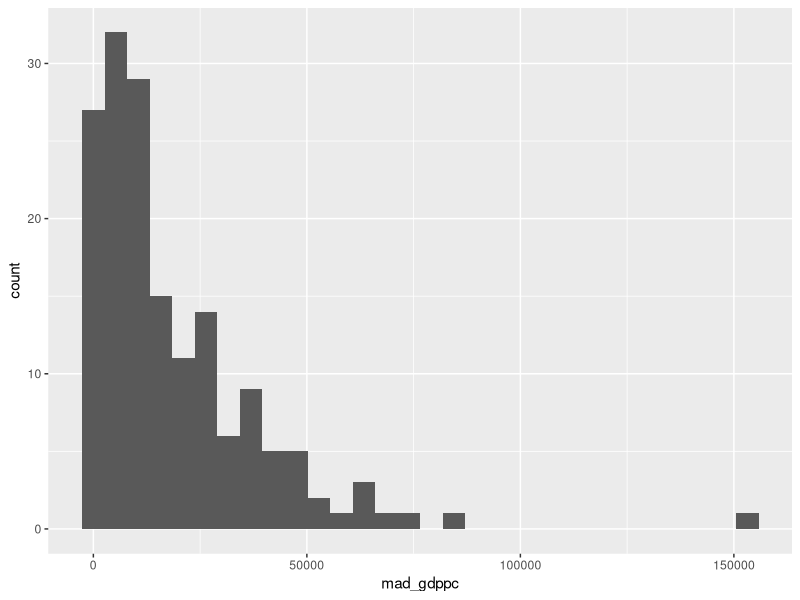
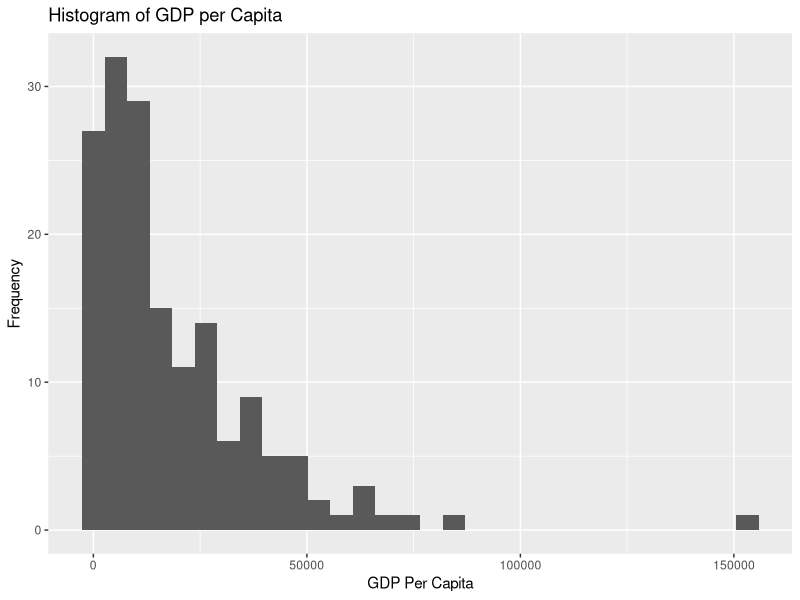
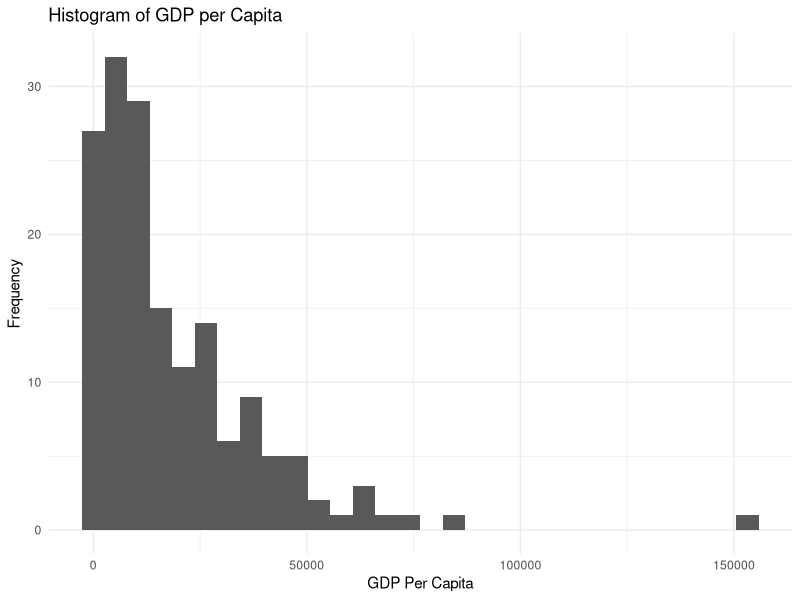
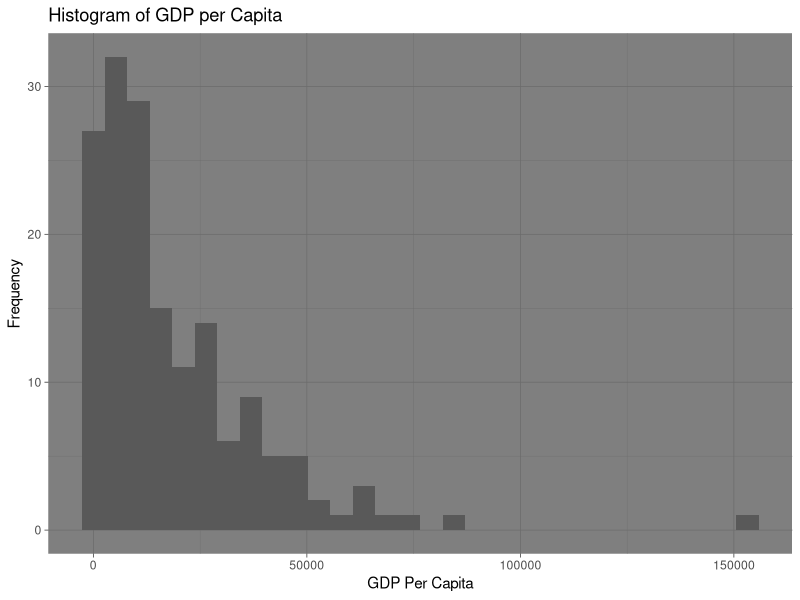
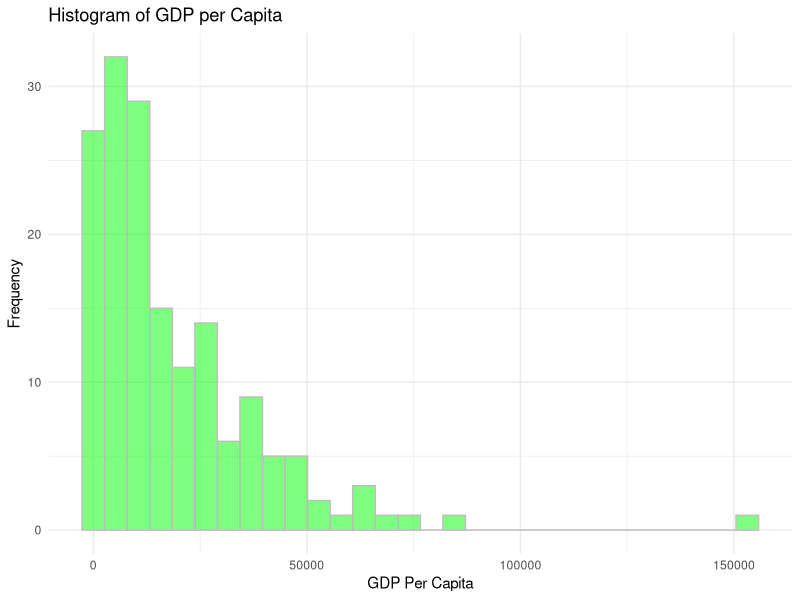
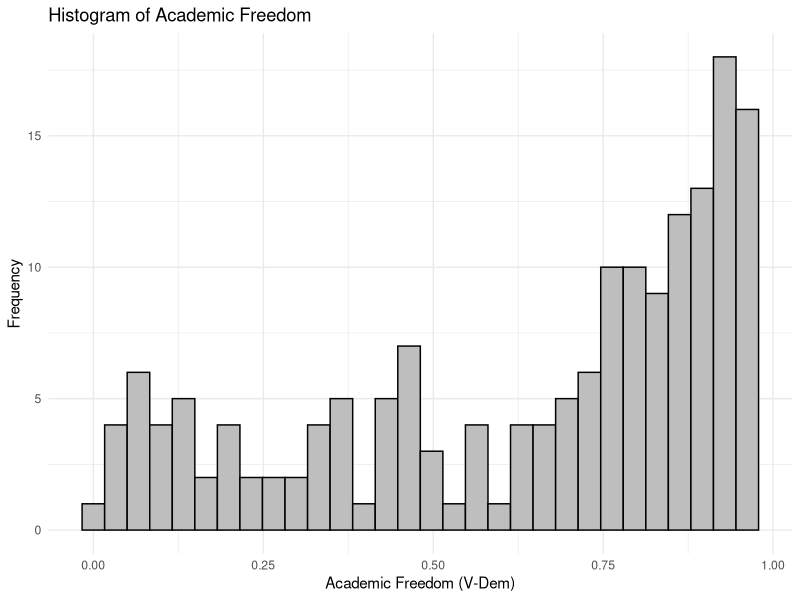
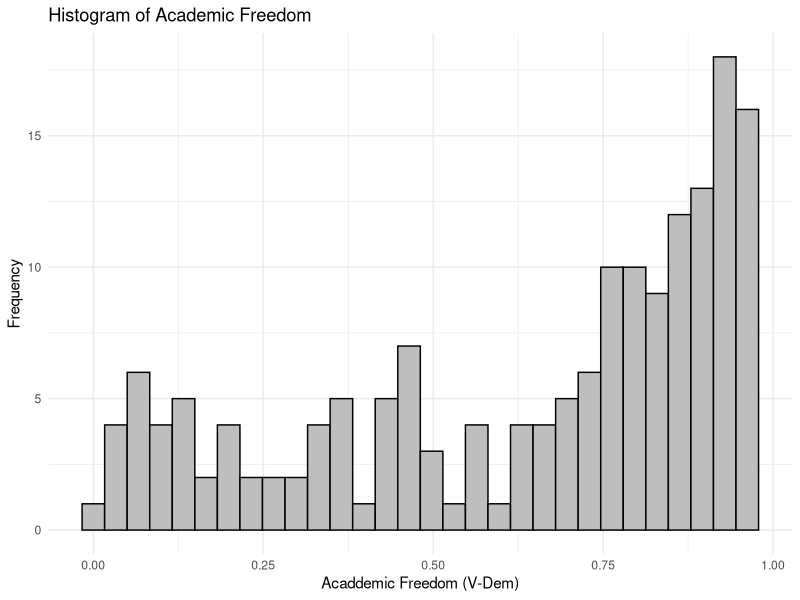
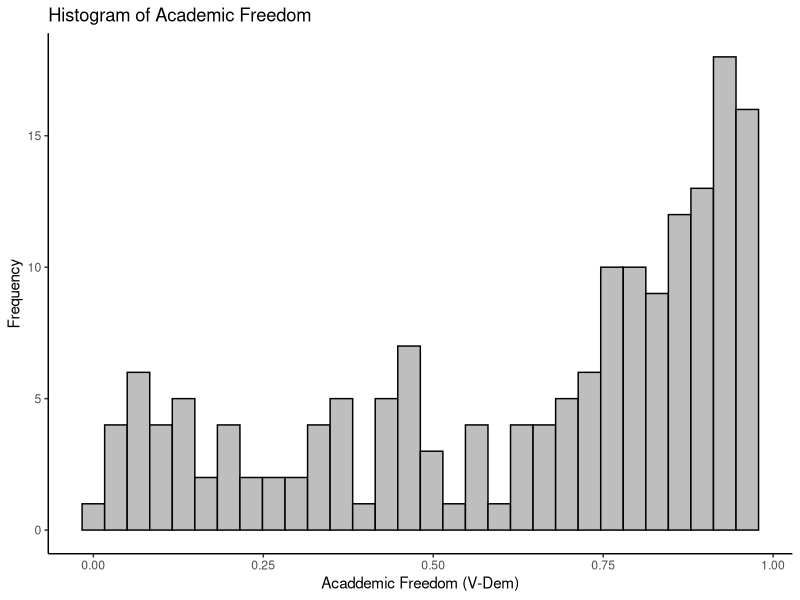

The R source for these figures, in order:
## ---- chunk 1
#| include: false 
library(readr)
df  <- read_csv("images/qog_bas_cs_jan22.csv")
## ---- chunk 2
library(tidyverse)
setwd("images")
df <- read_csv("country_data.csv")
## ---- chunk 3
df %>% filter(!is.na(br_elect)) %>% 
    group_by(br_elect) %>% 
    summarize(mean=mean(mad_gdppc, na.rm=T), n = n())
## ---- chunk 4
library(tidyverse)
df %>% mutate(br_elect_label = 
        factor(br_elect, levels=c(0, 1, 2, 3), 
                labels=c("None", "Single-party", 
                "Non-dem multi-party", "Democratic"))) %>%
    pull(br_elect_label)
## ---- chunk 5
df %>% filter(!is.na(br_elect)) %>% 
    mutate(br_elect_label = 
            factor(br_elect, levels=c(0, 1, 2, 3), 
                    labels=c("None", "Single-party", 
                    "Non-dem multi-party", "Democratic"))) %>% 
    group_by(br_elect_label) %>% 
    summarize(mean=mean(mad_gdppc, na.rm=T), n = n())
## ---- chunk 6
set.seed(1) ## Lets me recreate the exact random variables
vector <- rnorm(100) # creating a bunch of random variables 
cut_vector <- cut(vector, breaks=c(-4,-1, -0.5, 0, 0.5, 1, 4))
table(cut_vector)
## ---- chunk 7

set.seed(2)
vector <- rnorm(100)
cut_vector <- cut(vector, breaks=c(-4,-1, -0.5, 0, 0.5, 1, 4), 
    labels=c("Lowest", "Low", "Mid-Low", 
            "Mid-High", "High", "Highest"))
table(cut_vector)

## ---- chunk 8
df %>% mutate(
    corrupt = cut(ti_cpi, breaks=c(0, 33, 66, 100), 
            labels=c("Low", "Mid", "High"))
            ) %>%
    group_by(corrupt) %>% 
    summarize(mean=mean(mad_gdppc, na.rm=T), n = n())

## ---- chunk 9
df %>% mutate(
    fert_groups = cut(wdi_fertility, breaks=c(0, 1.8, 2.4, Inf), 
            labels=c("Below", "Replacement", "Above"))
            ) %>%
    group_by(fert_groups) %>% 
    summarize(n = n())

## ---- chunk 10
library(tidyverse) # will load ggplot2 as well 
#library(ggplot2) # to just load ggplot 
## ---- chunk 11
#| output-location: column
ggplot(df, 
    aes(x=mad_gdppc)) +
    geom_histogram() 
## ---- chunk 12
#| output-location: slide
ggplot(df, 
    aes(x=mad_gdppc)) +
    geom_histogram() + 
    labs(y="Frequency", x="GDP Per Capita", 
        title="Histogram of GDP per Capita")
## ---- chunk 13
#| output-location: column
ggplot(df, 
    aes(x=mad_gdppc)) +
    geom_histogram() + 
    labs(y="Frequency",
        x="GDP Per Capita", 
        title="Histogram of GDP per Capita") +
    theme_minimal()
## ---- chunk 14
#| output-location: column
ggplot(df, 
    aes(x=mad_gdppc)) +
    geom_histogram() + 
    labs(y="Frequency", 
        x="GDP Per Capita", 
        title="Histogram of GDP per Capita") +
    theme_dark()
## ---- chunk 15
ggplot(df, 
    aes(x=mad_gdppc)) +
    geom_histogram(fill="green", color="gray", 
            alpha=.5) + 
    labs(y="Frequency", x="GDP Per Capita", 
        title="Histogram of GDP per Capita") + 
    theme_minimal()
## ---- chunk 16

ggplot(df, 
    aes(x=vdem_academ)) +
    geom_histogram(fill="gray", color="black") + 
    labs(y="Frequency", x="Academic Freedom (V-Dem)", 
        title="Histogram of Academic Freedom") + 
    theme_minimal()
## ---- chunk 17
p1 <- ggplot(df, aes(x=vdem_academ)) 
p1 <- p1 + geom_histogram(fill="gray", color="black") 
p1 <- p1 + labs(y="Frequency", x="Acaddemic Freedom (V-Dem)", 
title="Histogram of Academic Freedom") 
p1 + theme_minimal() ## Calling the plot with a theme attached
## ---- chunk 18
p1 + theme_classic() #Switching to a new theme
## ---- chunk 19
ggplot(df, aes(x=vdem_academ, y=mad_gdppc)) + 
    geom_point()
## ---- chunk 20
ggplot(df, aes(x=vdem_academ, y=mad_gdppc)) + 
    geom_point(color="purple", shape=4)
## ---- chunk 21
ggplot(df, aes(x=vdem_academ, y=mad_gdppc, 
    color=fh_polity2)) + 
    geom_point(size=3)
## ---- chunk 22
ggplot(df, aes(x=vdem_academ, y=mad_gdppc, 
    color=fh_polity2)) + 
    geom_point(size=3) + 
    scale_color_gradient(low="pink", high="black") 
## ---- chunk 23
ggplot(df, aes(x=vdem_academ, y=mad_gdppc, 
    color=fh_polity2)) + 
    geom_point(size=3) + 
    scale_color_gradient("Democracy", 
    low="pink", high="black") 
## ---- chunk 24
ggplot(df, aes(x=vdem_academ, y=mad_gdppc,color=fh_polity2)) + 
    geom_point(size=3) + scale_y_log10() +
    scale_color_gradient2("Democracy", 
    low="pink", mid="gray", high="green", midpoint = 5) +theme_minimal() + 
    labs(y="GDP per Cap\n(Log scale)", x="Academic Freedom", 
    title="GDP vs Academic Freedom")
## ---- chunk 25
df %>% filter(!is.na(br_elect)) %>% 
    mutate(br_elect_label = factor(br_elect, levels=c(0, 1, 2, 3), 
        labels=c("None", "Single-party", "Non-dem multi-party", "Democratic"))) %>% 
    ggplot(aes(x=vdem_academ, y=mad_gdppc, color=br_elect_label)) + 
    geom_point() + 
    scale_color_brewer("Election Type", type="qual", palette = 3) +theme_minimal() + 
    labs(y="GDP per Cap\n(Log scale)", x="Academic Freedom", 
    title="GDP vs Academic Freedom")
